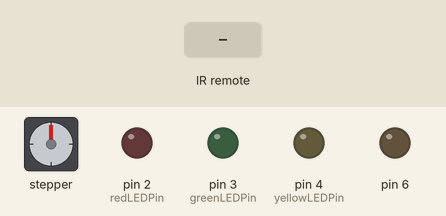
Bench run of a sketch on a simulated Arduino Uno, built with avr-gcc and run on an emulated ATmega328P. Parts: stepper motor, output pins drawn as LEDs (lit = HIGH). The test bench sets the inputs (shaded band). Stepper angles assume 200 steps per turn.

Above: at 1.2 s.
1.3 s: infrared code 0x43 received
At 1.55 s:
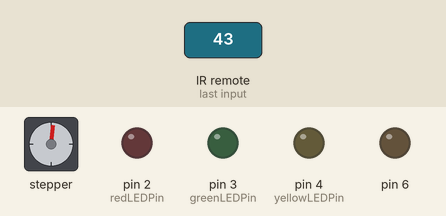
4.3 s: infrared code 0xC received
At 4.88 s:
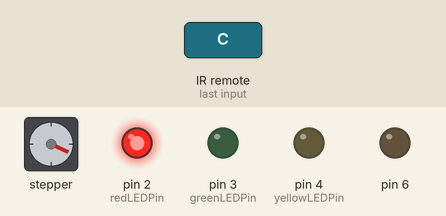
7.3 s: infrared code 0x18 received
At 7.6 s:
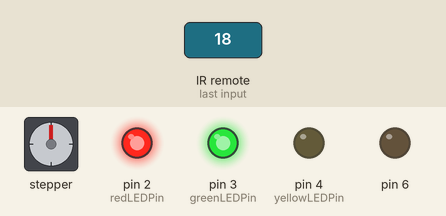
10.3 s: infrared code 0x5E received
At 10.62 s:
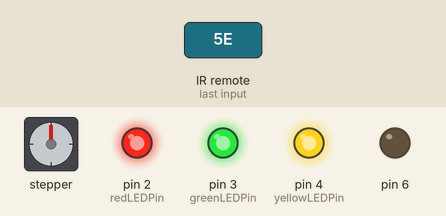
13.3 s: infrared code 0x40 received
16.3 s: infrared code 0x16 received
At 16.67 s:
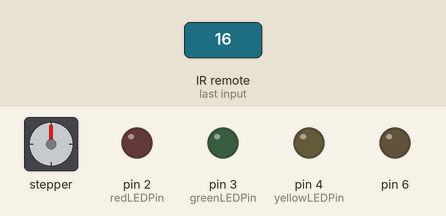
Timing chart, 0 to 66.8 s (numbered marks = the images above; inputs shaded):
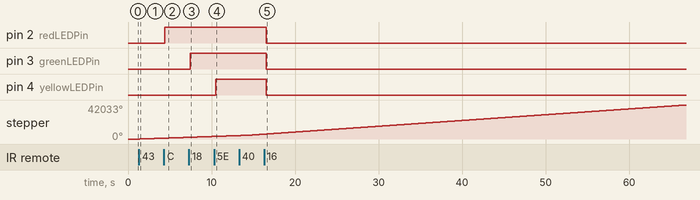

Measured:
- after the input at 1.3 s, stepper: keeps turning clockwise at about 359°/s, starting after 0.10 s
- after the input at 4.3 s, pin 2 (redLEDPin): LOW → HIGH after 0.13 s
- after the input at 7.3 s, pin 3 (greenLEDPin): LOW → HIGH after 0.15 s
- after the input at 10.3 s, pin 4 (yellowLEDPin): LOW → HIGH after 0.18 s
- after the input at 16.3 s, pin 2 (redLEDPin), pin 3 (greenLEDPin), pin 4 (yellowLEDPin): HIGH → LOW after 0.23 s

The sketch:

code_P1.ino
```cpp
#include <IRremote.h>
#include <Stepper.h>

// IR
int RECV_PIN = 8;
IRrecv irrecv(RECV_PIN);
decode_results results;
int signal = 0x00;

// LEDS
int redLEDPin = 2;
bool redLEDState = LOW;

int greenLEDPin = 3;
bool greenLEDState = LOW;

int yellowLEDPin = 4;
bool yellowLEDState = LOW;

// Stepper
int stepsPerRevolution = 200;
Stepper myStepper(stepsPerRevolution, 13, 11, 12, 10);
bool stepperMoving = false;
int stepperSpeed = 60;
int direction = 1;

void setup()
{
    Serial.begin(9600);

    // IR
    irrecv.enableIRIn(); // Enable IR Reception
    pinMode(6, OUTPUT);

    // LEDS
    pinMode(redLEDPin, OUTPUT);
    pinMode(greenLEDPin, OUTPUT);
    pinMode(yellowLEDPin, OUTPUT);

    // Stepper
    myStepper.setSpeed(stepperSpeed);
}

void toggle_LED(bool &colorLEDState)
{
    if (colorLEDState == LOW)
    {
        colorLEDState = HIGH;
    }
    else
    {
        colorLEDState = LOW;
    }
}

void loop()
{
    if (IrReceiver.decode())
    {                                              // If IR signal received
        signal = IrReceiver.decodedIRData.command; // Get the signal
        if (signal == 0xC)
        { // 1, Red LED toggle
            toggle_LED(redLEDState);
        }
        else if (signal == 0x18)
        { // 2, Green LED toggle
            toggle_LED(greenLEDState);
        }
        else if (signal == 0x5E)
        { // 3, Yellow LED toggle
            toggle_LED(yellowLEDState);
        }
        else if (signal == 0x16)
        { // 0, LEDs off if one or more are on, otherwise all LEDs on
            if (redLEDState == HIGH or greenLEDState == HIGH or yellowLEDState == HIGH)
            {
                redLEDState = LOW;
                greenLEDState = LOW;
                yellowLEDState = LOW;
            }
            else if (redLEDState == LOW and greenLEDState == LOW and yellowLEDState == LOW)
            {
                redLEDState = HIGH;
                greenLEDState = HIGH;
                yellowLEDState = HIGH;
            }
        }
        else if (signal == 0x43)
        { // PLAY/PAUSE, Stepper On
            if (!stepperMoving)
            {
                stepperMoving = true;
            }
        }
        else if (signal == 0x9)
        { // EQ, Stepper Off
            if (stepperMoving)
            {
                stepperMoving = false;
            }
        }
        else if (signal == 0x40)
        { // Fast Forward
            if (direction == 1)
            {                       // If direction is forward
                stepperSpeed += 60; // Increase speed
            }
            else if (direction == -1)
            {                       // If direction is backward
                stepperSpeed -= 60; // Decrease speed
            }
            if (stepperSpeed == 0)
            {                      // If speed is 0
                stepperSpeed = 60; // Set speed to 60
                direction = 1;     // Set direction to forward
            }
            if (stepperSpeed > 240)
            {                       // If speed is greater than 180
                stepperSpeed = 240; // Set speed to 180
            }
        }
        else if (signal == 0x44)
        { // Fast Backward
            if (direction == -1)
            {                       // If direction is backwards
                stepperSpeed += 60; // Increase speed
            }
            else if (direction == 1)
            {                       // If direction is forwards
                stepperSpeed -= 60; // Decrease speed
            }
            if (stepperSpeed == 0)
            {                      // If speed is 0
                stepperSpeed = 60; // Set speed to 60
                direction = -1;    // Set direction to backwards
            }
            if (stepperSpeed > 240)
            {                       // If speed is greater than 180
                stepperSpeed = 240; // Set speed to 180
            }
        }

        /*
         * !!!Important!!! Enable receiving of the next value,
         * since receiving has stopped after the end of the current received data packet.
         */
        IrReceiver.resume(); // Enable receiving of the next value
    }
    digitalWrite(redLEDPin, redLEDState);
    digitalWrite(greenLEDPin, greenLEDState);
    digitalWrite(yellowLEDPin, yellowLEDState);

    if (stepperMoving == true)
    {
        myStepper.step(stepsPerRevolution * direction);
    }
    else
    {
        delay(200);
    }
    myStepper.setSpeed(stepperSpeed);
}
```
